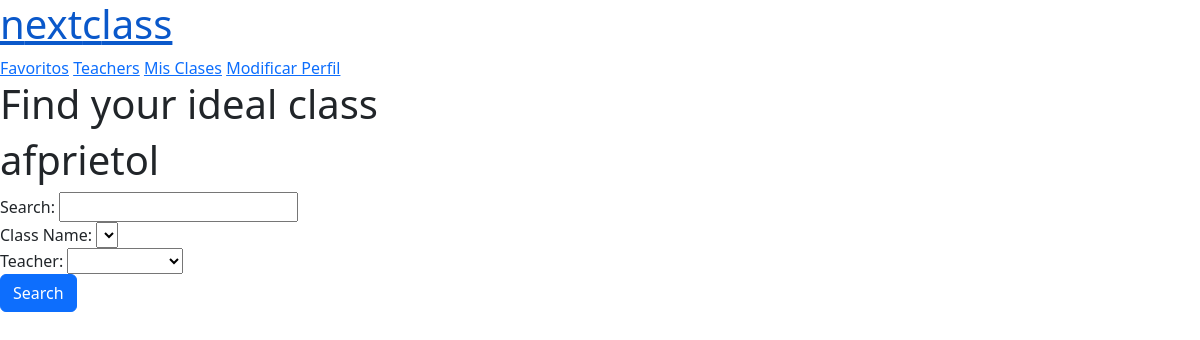
The page /classes/ (signed in) on the database as committed earlier.
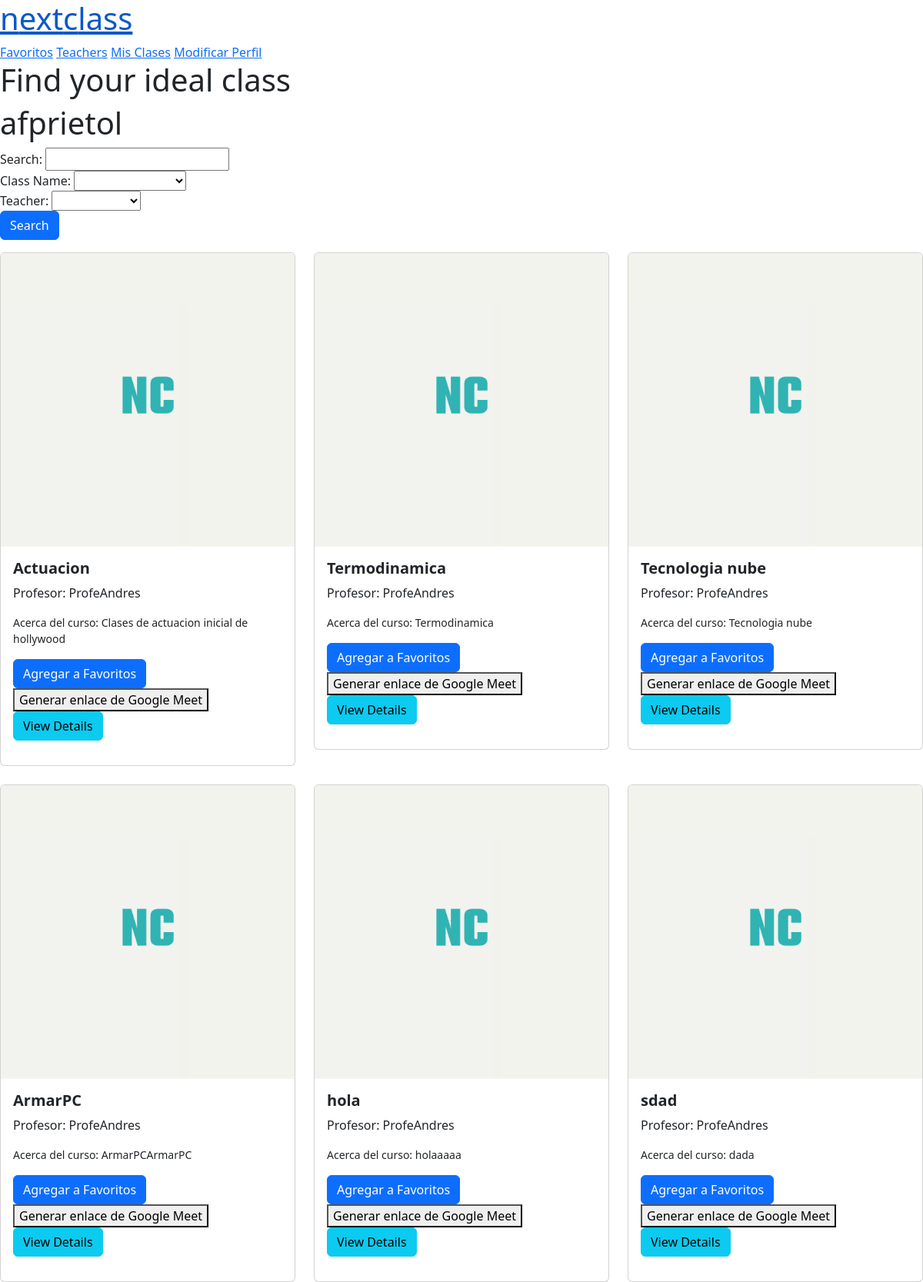
The same page on the database as committed later.
### users/models.py (models this page shows, shortened)
class User(AbstractBaseUser, PermissionsMixin):
    user_id = models.AutoField(primary_key=True)
    name = models.CharField(max_length=255)
    username = models.CharField(max_length=150, unique=True)
    email = models.EmailField(unique=True)
    password = models.CharField(max_length=128)
    user_type = models.CharField(
        max_length=10,
        choices=UserType.choices
    )
    registration_date = models.DateTimeField(auto_now_add=True)
    profile_picture = models.ImageField(upload_to='profile_photos/', default='profile_photos/default_profile.png',
                                        null=True, blank=True)
    address = models.CharField(max_length=255, null=True, blank=True)
    profile_complete = models.BooleanField(default=False)
    is_active = models.BooleanField(default=True)
    is_staff = models.BooleanField(default=False)
    objects = UserManager()
    USERNAME_FIELD = 'username'
    REQUIRED_FIELDS = ['email', 'name']

class Teacher(models.Model):
    user = models.OneToOneField(User, on_delete=models.CASCADE)
    specialties = models.CharField(
        max_length=50,
        choices=Specialties.choices
    )
    biography = models.TextField()
    average_rating = models.FloatField(default=0.0)
    availability = models.CharField(
        max_length=50,
        choices=Availability.choices
    )
    mode = models.CharField(
        max_length=50,
        choices=Mode.choices
    )
    def average_rating(self):
        ratings = self.ratings.all()
        if ratings:
            return sum([rating.rating for rating in ratings]) / ratings.count()
        return 0

### classCreation_Schedules/models.py (models this page shows)
class Class(models.Model):
    className = models.CharField(max_length=100)
    teacher = models.ForeignKey('users.Teacher', on_delete=models.CASCADE)
    description = models.TextField()
    class_picture = models.ImageField(upload_to='class_photos/', default='class_photos/default_profile.png', null=True, blank=True)

### communication/views.py (the view, shortened to what this page needs)
# urls.py: path('classes/', views.classes, name='student_classes'),  # Ruta para mostrar la página con las clases
@login_required()
def classes(request):
    searchClass = request.GET.get('searchClass', '')
    className = request.GET.get('className', '')
    teacher = request.GET.get('teacher', '')
    filters = Q()
    if className:
        filters &= Q(className__icontains=className)
    if teacher:
        filters &= Q(teacher__user__username__icontains=teacher)
    classes = Class.objects.filter(filters)
    context = {
        'classes': classes,
        'className': Class.objects.values_list('className', flat=True).distinct(),
        'teacher': Teacher.objects.values_list('user__username', flat=True).distinct()
    }
    return render(request, 'student_classes.html', context)

### communication/templates/student_classes.html (shortened to what this page needs)
{% extends 'navbar.html' %}
{% block content %}
<!DOCTYPE html>
<html lang="en">
<head>
</head>
<body>
    <h1>Find your ideal class</h1>
    <h1>{{user.username }}</h1>
    <form method="GET" action="{% url 'student_classes' %}">
        <div>
            <label for="searchClass">Search: </label>
            <input type="text" id="searchClass" name="searchClass" value="{{ request.GET.searchClass }}">
        </div>
        <div>
            <label for="className">Class Name:</label>
            <select id="className" name="className">
                <option value=""></option>
                {% for class in className %}
                <option value="{{ class }}" {% if request.GET.className == class %}selected{% endif %}>{{ class }}</option>
                {% endfor %}
            </select>
        </div>
        <div>
            <label for="teacher">Teacher:</label>
            <select id="teacher" name="teacher">
                <option value=""></option>
                {% for teacher_name in teacher %}
                    <option value="{{ teacher_name }}" {% if request.GET.teacher == teacher_name %}selected{% endif %}>{{ teacher_name }}</option>
                {% endfor %}
            </select>
        </div>
        <button type="submit" class="btn btn-primary">Search</button>
    </form>
    <div class="row row-cols-1 row-cols-md-3 g-4">
        {% for class in classes %}
        <div class="col">
            <div class="card">
                <img class="card-img-top" src="{{ class.class_picture.url }}" alt="{{ class.className }}">
                <div class="card-body">
                    <h5 class="card-title fw-bold">{{ class.className }}</h5>
                    <p class="card-text">Profesor: {{ class.teacher.user.name }}</p>
                    <p class="card-text"><small>Acerca del curso: {{ class.description }}</small></p>
                    <a href="{% url 'add_favorite_class' class.id %}" class="btn btn-primary">Agregar a Favoritos</a>
                    <form action="{% url 'generate_meet_link' class.id %}" method="post">
                        <button type="submit">Generar enlace de Google Meet</button>
                    <a href="{% url 'class_detail' class.id %}" class="btn btn-info">View Details</a>
                    </form>
                </div>
            </div>
        </div>
        {% endfor %}
    </div>
</body>
</html>
{% endblock content %}

### NextClassProject/templates/navbar.html (shortened to what this page needs)
<head>
    <link href="https://cdn.jsdelivr.net/npm/bootstrap@5.3.3/dist/css/bootstrap.min.css" rel="stylesheet">
    <link rel="stylesheet" href="https://cdnjs.cloudflare.com/ajax/libs/font-awesome/6.6.0/css/all.min.css">
</head>
<header>
    <div class="contenedor">
        <div class="barra">
            <a class="logo" href="{% url 'home' %}">
                <h1 class="logo__nombre no-margin centrar-texto">n<span class='logo__color'>ext</span>c<span class="logo__color">lass</span></h1>
            </a>
            <nav class="navegacion" >
                <a href="{%  url 'favoritos' %}" class="navegacion__enlace">Favoritos</a>
                <a href="{% url 'teachers' %}" class="navegacion__enlace">Teachers</a>
                <a href="{% url 'student_classes' %}" class="navegacion__enlace">Mis Clases</a>
                <a href="{% url 'edit_profile' %}" class="navegacion__enlace">Modificar Perfil</a>
            </nav>
        </div>
    </div>
</header>
    {% block content %}
    {% endblock content %}

Rows that differ between the two databases and show on the page:
added Class: class_picture (placeholder picture), className "Actuacion", teacher.user.name "ProfeAndres", description "Clases de actuacion inicial de hollywood"
added Class: class_picture (placeholder picture), className "Termodinamica", teacher.user.name "ProfeAndres", description "Termodinamica"
added Class: class_picture (placeholder picture), className "Tecnologia nube", teacher.user.name "ProfeAndres", description "Tecnologia nube"
added Class: class_picture (placeholder picture), className "ArmarPC", teacher.user.name "ProfeAndres", description "ArmarPCArmarPC"
added Class: class_picture (placeholder picture), className "hola", teacher.user.name "ProfeAndres", description "holaaaaa"
added Class: class_picture (placeholder picture), className "sdad", teacher.user.name "ProfeAndres", description "dada"
